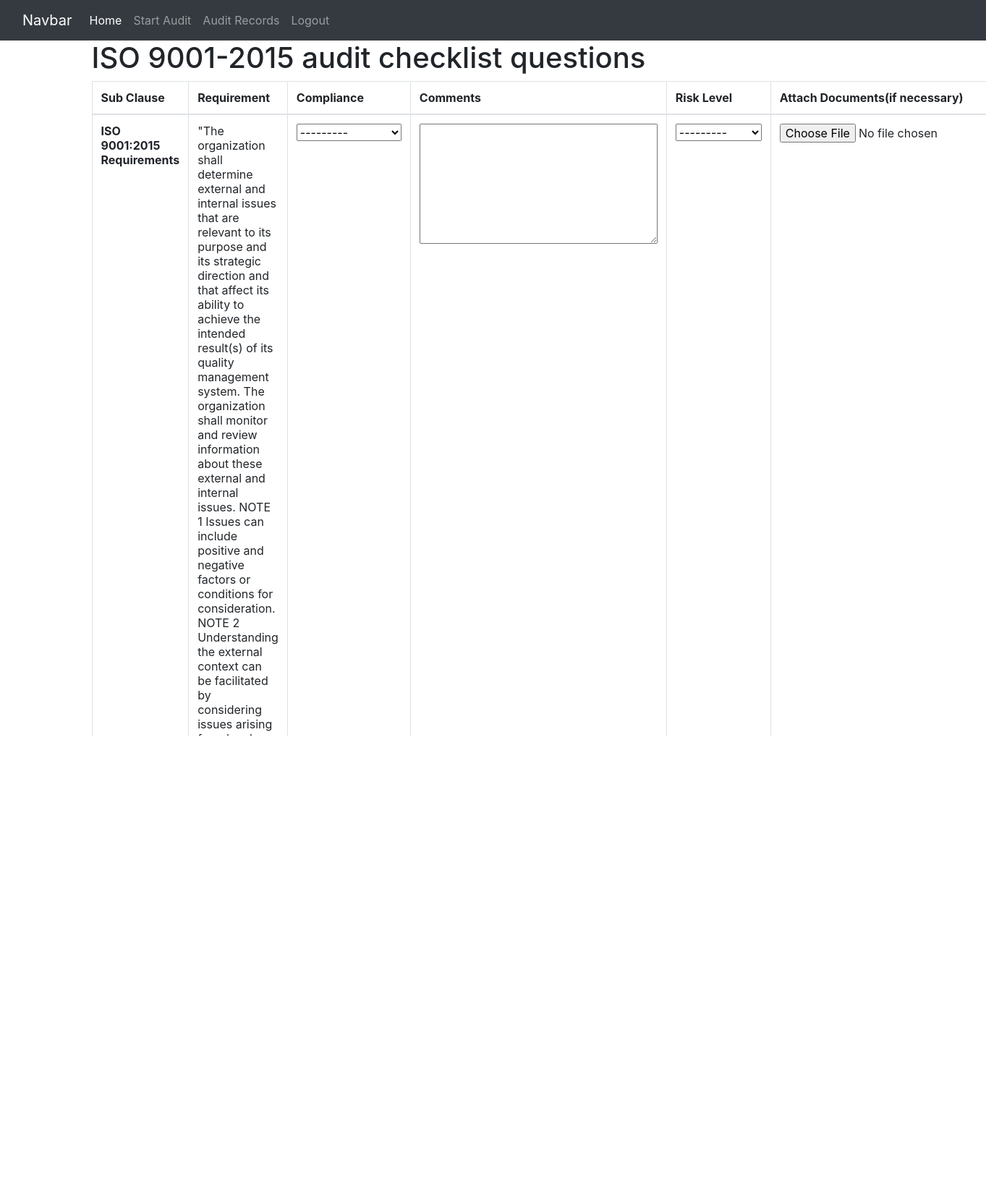
/viewww/1, run on the app's committed database.
### auditapp/models.py (models this page shows)
class AuditRequirements(models.Model):
    CODE = models.ForeignKey(AuditStandard, on_delete=models.CASCADE)
    CLAUSE = models.CharField(max_length=5)
    REQUIREMENT = models.TextField()
    def __str__(self):
        return "Clause" + " " + self.CLAUSE

class AuditStandard(models.Model):
    CODE = models.CharField(max_length=1000)
    DESCRIPTION = models.CharField(max_length=1000)
    def __str__(self):
        return self.CODE

### auditapp/views.py (the view)
# urls.py: path('viewww/<str:pk>', views.gotochecklist,name='viewww'),
def gotochecklist(request, pk):
    audits = AuditRequirements.objects.get(id=pk)
    form = CreateChecklistForm()
    if request.method == 'POST':
        form = CreateChecklistForm(request.POST)
        if form.is_valid():
            form.save()
    context  = {'audits':audits, 'form':form}
    return render(request, 'chekii.html', context)

### auditapp/forms.py
class CreateChecklistForm(ModelForm):
    class Meta:
        model = Checklist
        fields = '__all__'

### auditapp/models.py (called while the page is built)
    def __str__(self):
        return self.emp_unique_identifier

### auditapp/templates/chekii.html (shortened to what this page needs)
{% load widget_tweaks %}
<html>
<head>
    <link rel="stylesheet" href="https://maxcdn.bootstrapcdn.com/bootstrap/4.0.0/css/bootstrap.min.css">
</head>
<body>
    <nav class="navbar navbar-expand-lg navbar-dark bg-dark">
        <div class="container-fluid">
            <a class="navbar-brand" href="{% url 'home' %}">Navbar</a>
            <div class="collapse navbar-collapse" id="navbarNav">
                <ul class="navbar-nav">
                    <li class="nav-item">
                        <a class="nav-link active" aria-current="page" href="{% url 'home' %}">Home</a>
                    </li>
                    <li class="nav-item">
                        <a class="nav-link" href="{% url 'create' %}">Start Audit</a>
                    </li>
                    <li class="nav-item">
                        <a class="nav-link" href="{% url 'data' %}">Audit Records</a>
                    </li>
                    <li class="nav-item">
                        <a class="nav-link" href="{% url 'logout' %}">Logout</a>
                    </li>
                </ul>
            </div>
        </div>
    </nav>
    <div class="container">
        <div id="smartwizard">
            <div class="tab-content">
                <form action="" method="POST">
                    <div id="step-1" class="tab-pane" role="tabpanel">
                        <h1>ISO 9001-2015 audit checklist questions</h1>
                        <table class="table table-bordered border-primary">
                            <thead>
                                <tr>
                                    <th scope="col">Sub Clause</th>
                                    <th scope="col">Requirement</th>
                                    <th scope="col">Compliance</th>
                                    <th scope="col">Comments</th>
                                    <th scope="col">Risk Level</th>
                                    <th scope="col">Attach Documents(if necessary)</th>
                                </tr>
                            </thead>
                            <tbody>
                                <tr>
                                    <th scope="row">{{audits.CODE}}</th>
                                    <td>{{audits.REQUIREMENT}}</td>
                                    <td>{% render_field form.COMPLIANCE class="form-select" type="select" %}</td>
                                    <td>{% render_field form.COMMENTS class="textarea" rows="8" cols="30" %}</td>
                                    <td>{% render_field form.RISK_LEVEL class="form-select" type="select" %}</td>
                                    <td>{% render_field form.ATTACH_DOCUMENTS type="file"%}</td>
                                </tr>
                            </tbody>
                        </table>
                        <input class="btn btn-secondary" type="submit" value="Submit">
                    </div>
                </form>
            </div>
        </div>
        <a class="btn btn-primary" href="{% url 'dataa' %}" role="button">Back</a>
    </div>
</body>
</html>

### data on the page
AuditRequirements: CODE "ISO 9001:2015 Requirements", REQUIREMENT "\"The organization shall determine external and internal issues that are relevant to its purpose and its strategic direction and that affect its ability to achieve the intended result(s) of its quality management system. The organization shall monitor and review information about these external and internal issues. NOTE 1 Issues can include positive and negative factors or conditions for consideration. NOTE 2 Understanding the external context can be facilitated by considering issues arising from legal, technological, competitive, market, cultural, social and economic environments, whether international, national, regional or local. NOTE 3 Understanding the internal context can be…"
